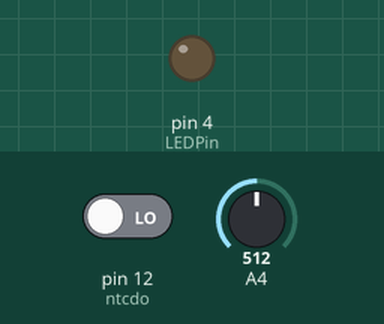
This sketch was run on a simulated Arduino Uno, built with avr-gcc and run on an emulated ATmega328P. Shown: output pins drawn as LEDs (lit = HIGH). The test bench sets the inputs (shaded band); at power-on: pin 12 (ntcdo) LOW, A4 = 512. What the sketch prints to the serial monitor is not drawn.

Above: at 1.8 s.
1.9 s: pin 12 (ntcdo) driven HIGH
At 3.2 s:
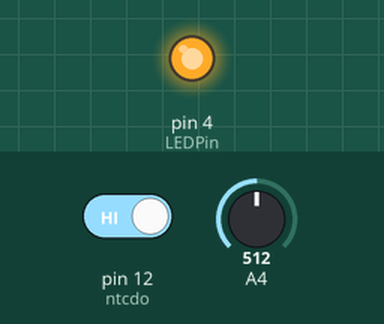
3.5 s: pin 12 (ntcdo) driven LOW
At 4.9 s:
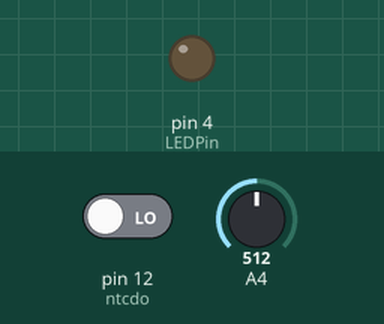
Timing chart, 0 to 6.5 s (numbered marks = the images above; inputs shaded):
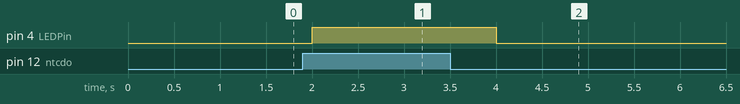

The sketch:

ntc.ino
```cpp
#define LEDPin   4
#define ntcdo   12

void setup() {
  pinMode(LEDPin, OUTPUT);
  pinMode(ntcdo, INPUT);
  Serial.begin(9600);
}


void loop() {
  if(digitalRead(ntcdo)){
     digitalWrite(LEDPin, HIGH);
  }
  else{
    digitalWrite(LEDPin, LOW);
  }
  // 读取NTC电阻的模拟值
  float value = analogRead(A4);
  // 输出模拟值
  Serial.print("NTC analog （0-4095）: ");
  Serial.println(value);
  delay(1000);
}
```

Measured:
- after the input at 1.9 s, pin 4 (LEDPin): LOW → HIGH after 0.10 s
- after the input at 3.5 s, pin 4 (LEDPin): HIGH → LOW after 0.50 s
